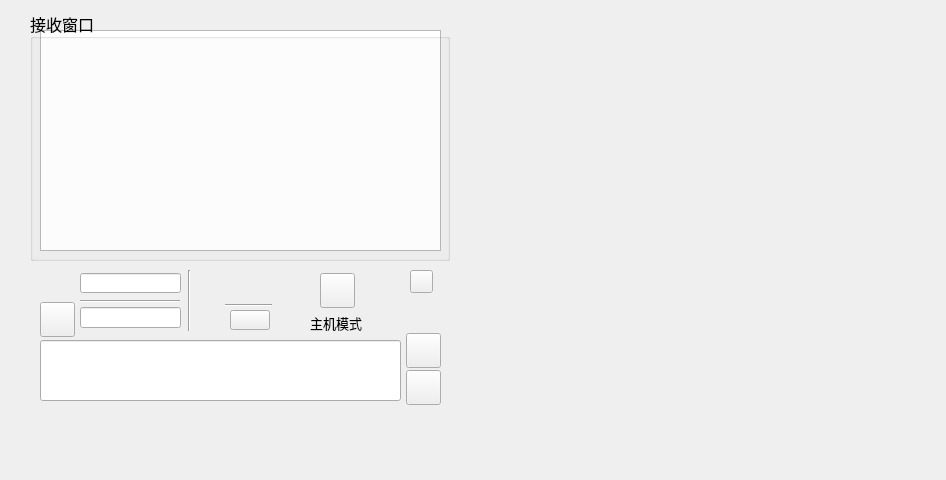
<?xml version="1.0" encoding="UTF-8"?>
<ui version="4.0">
 <class>Widget</class>
 <widget class="QWidget" name="Widget">
  <property name="geometry">
   <rect>
    <x>0</x>
    <y>0</y>
    <width>946</width>
    <height>480</height>
   </rect>
  </property>
  <property name="windowTitle">
   <string>Group_5</string>
  </property>
  <property name="windowIcon">
   <iconset resource="../img/pic.qrc">
    <normaloff>:/new/prefix1/Rhine_Lab.png</normaloff>:/new/prefix1/Rhine_Lab.png</iconset>
  </property>
  <widget class="QPlainTextEdit" name="RecvEdit">
   <property name="geometry">
    <rect>
     <x>40</x>
     <y>30</y>
     <width>401</width>
     <height>221</height>
    </rect>
   </property>
   <property name="font">
    <font>
     <pointsize>10</pointsize>
    </font>
   </property>
   <property name="readOnly">
    <bool>true</bool>
   </property>
  </widget>
  <widget class="QPushButton" name="openBt">
   <property name="geometry">
    <rect>
     <x>230</x>
     <y>310</y>
     <width>40</width>
     <height>20</height>
    </rect>
   </property>
   <property name="styleSheet">
    <string notr="true">border-image: url(:/new/prefix1/close.png);</string>
   </property>
   <property name="text">
    <string/>
   </property>
  </widget>
  <widget class="QPushButton" name="sendBt">
   <property name="geometry">
    <rect>
     <x>406</x>
     <y>370</y>
     <width>35</width>
     <height>35</height>
    </rect>
   </property>
   <property name="autoFillBackground">
    <bool>false</bool>
   </property>
   <property name="styleSheet">
    <string notr="true">border-image: url(:/new/prefix1/send.png);</string>
   </property>
   <property name="text">
    <string/>
   </property>
  </widget>
  <widget class="QLineEdit" name="portEdit">
   <property name="geometry">
    <rect>
     <x>80</x>
     <y>307</y>
     <width>101</width>
     <height>21</height>
    </rect>
   </property>
   <property name="font">
    <font>
     <family>楷体</family>
     <pointsize>11</pointsize>
    </font>
   </property>
  </widget>
  <widget class="QGroupBox" name="groupBox">
   <property name="geometry">
    <rect>
     <x>30</x>
     <y>10</y>
     <width>420</width>
     <height>251</height>
    </rect>
   </property>
   <property name="font">
    <font>
     <family>楷体</family>
     <pointsize>12</pointsize>
     <bold>false</bold>
    </font>
   </property>
   <property name="title">
    <string>接收窗口</string>
   </property>
   <property name="alignment">
    <set>Qt::AlignLeading|Qt::AlignLeft|Qt::AlignVCenter</set>
   </property>
   <property name="flat">
    <bool>false</bool>
   </property>
  </widget>
  <widget class="QLineEdit" name="sendEdit">
   <property name="geometry">
    <rect>
     <x>40</x>
     <y>340</y>
     <width>361</width>
     <height>61</height>
    </rect>
   </property>
   <property name="font">
    <font>
     <family>楷体</family>
     <pointsize>12</pointsize>
    </font>
   </property>
   <property name="alignment">
    <set>Qt::AlignLeading|Qt::AlignLeft|Qt::AlignTop</set>
   </property>
  </widget>
  <widget class="QPushButton" name="clearBt">
   <property name="geometry">
    <rect>
     <x>410</x>
     <y>270</y>
     <width>23</width>
     <height>23</height>
    </rect>
   </property>
   <property name="styleSheet">
    <string notr="true">border-image: url(:/new/prefix1/clear_b.png);</string>
   </property>
   <property name="text">
    <string/>
   </property>
  </widget>
  <widget class="QPushButton" name="pushButton">
   <property name="geometry">
    <rect>
     <x>40</x>
     <y>302</y>
     <width>35</width>
     <height>35</height>
    </rect>
   </property>
   <property name="styleSheet">
    <string notr="true">border-image: url(:/new/prefix1/duan.png);</string>
   </property>
   <property name="text">
    <string/>
   </property>
  </widget>
  <widget class="QLabel" name="wifi">
   <property name="geometry">
    <rect>
     <x>230</x>
     <y>266</y>
     <width>40</width>
     <height>40</height>
    </rect>
   </property>
   <property name="styleSheet">
    <string notr="true">border-image: url(:/new/prefix1/wifi_off.png);</string>
   </property>
   <property name="text">
    <string/>
   </property>
  </widget>
  <widget class="QPushButton" name="clearS">
   <property name="geometry">
    <rect>
     <x>406</x>
     <y>333</y>
     <width>35</width>
     <height>35</height>
    </rect>
   </property>
   <property name="font">
    <font>
     <pointsize>11</pointsize>
    </font>
   </property>
   <property name="styleSheet">
    <string notr="true">border-image: url(:/new/prefix1/clearS.png);</string>
   </property>
   <property name="text">
    <string/>
   </property>
  </widget>
  <widget class="QLineEdit" name="ipED">
   <property name="geometry">
    <rect>
     <x>80</x>
     <y>273</y>
     <width>101</width>
     <height>20</height>
    </rect>
   </property>
   <property name="font">
    <font>
     <family>楷体</family>
     <pointsize>10</pointsize>
    </font>
   </property>
  </widget>
  <widget class="QPushButton" name="ms">
   <property name="geometry">
    <rect>
     <x>320</x>
     <y>273</y>
     <width>35</width>
     <height>35</height>
    </rect>
   </property>
   <property name="styleSheet">
    <string notr="true">border-image: url(:/new/prefix1/server.png);</string>
   </property>
   <property name="text">
    <string/>
   </property>
  </widget>
  <widget class="QLabel" name="label">
   <property name="geometry">
    <rect>
     <x>310</x>
     <y>315</y>
     <width>81</width>
     <height>16</height>
    </rect>
   </property>
   <property name="font">
    <font>
     <family>楷体</family>
     <pointsize>10</pointsize>
    </font>
   </property>
   <property name="text">
    <string>主机模式</string>
   </property>
  </widget>
  <widget class="QLabel" name="label_2">
   <property name="geometry">
    <rect>
     <x>40</x>
     <y>267</y>
     <width>35</width>
     <height>35</height>
    </rect>
   </property>
   <property name="styleSheet">
    <string notr="true">border-image: url(:/new/prefix1/ip.png);</string>
   </property>
   <property name="text">
    <string/>
   </property>
  </widget>
  <widget class="Line" name="line">
   <property name="geometry">
    <rect>
     <x>80</x>
     <y>300</y>
     <width>100</width>
     <height>3</height>
    </rect>
   </property>
   <property name="font">
    <font>
     <pointsize>7</pointsize>
     <bold>false</bold>
    </font>
   </property>
   <property name="orientation">
    <enum>Qt::Horizontal</enum>
   </property>
  </widget>
  <widget class="Line" name="line_2">
   <property name="geometry">
    <rect>
     <x>188</x>
     <y>270</y>
     <width>3</width>
     <height>61</height>
    </rect>
   </property>
   <property name="orientation">
    <enum>Qt::Vertical</enum>
   </property>
  </widget>
  <widget class="Line" name="line_3">
   <property name="geometry">
    <rect>
     <x>225</x>
     <y>304</y>
     <width>47</width>
     <height>3</height>
    </rect>
   </property>
   <property name="orientation">
    <enum>Qt::Horizontal</enum>
   </property>
  </widget>
  <widget class="QLabel" name="label_3">
   <property name="geometry">
    <rect>
     <x>356</x>
     <y>292</y>
     <width>18</width>
     <height>18</height>
    </rect>
   </property>
   <property name="styleSheet">
    <string notr="true">border-image: url(:/new/prefix1/discon.png);</string>
   </property>
   <property name="text">
    <string/>
   </property>
  </widget>
  <widget class="QLabel" name="Background">
   <property name="geometry">
    <rect>
     <x>-40</x>
     <y>-40</y>
     <width>1111</width>
     <height>621</height>
    </rect>
   </property>
   <property name="styleSheet">
    <string notr="true">background-image: url(:/new/prefix1/94219763_p0.png);</string>
   </property>
   <property name="text">
    <string/>
   </property>
  </widget>
  <widget class="QLabel" name="LOGO">
   <property name="geometry">
    <rect>
     <x>520</x>
     <y>-40</y>
     <width>281</width>
     <height>271</height>
    </rect>
   </property>
   <property name="styleSheet">
    <string notr="true">border-image: url(:/new/prefix1/2.png);</string>
   </property>
   <property name="text">
    <string/>
   </property>
  </widget>
  <zorder>Background</zorder>
  <zorder>RecvEdit</zorder>
  <zorder>openBt</zorder>
  <zorder>sendBt</zorder>
  <zorder>portEdit</zorder>
  <zorder>groupBox</zorder>
  <zorder>sendEdit</zorder>
  <zorder>clearBt</zorder>
  <zorder>pushButton</zorder>
  <zorder>wifi</zorder>
  <zorder>clearS</zorder>
  <zorder>ipED</zorder>
  <zorder>ms</zorder>
  <zorder>label</zorder>
  <zorder>label_2</zorder>
  <zorder>line</zorder>
  <zorder>line_2</zorder>
  <zorder>line_3</zorder>
  <zorder>label_3</zorder>
  <zorder>LOGO</zorder>
 </widget>
 <layoutdefault spacing="6" margin="11"/>
 <resources>
  <include location="../img/pic.qrc"/>
 </resources>
 <connections/>
</ui>
